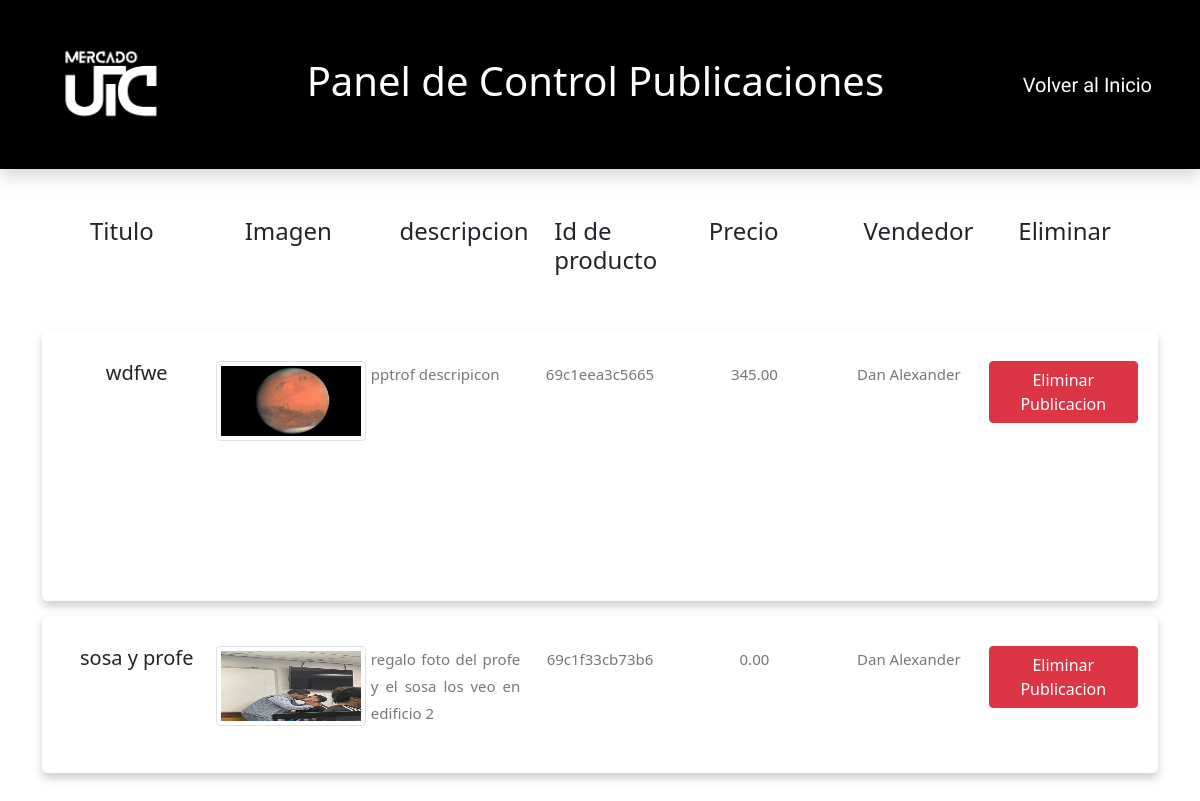
Page /panel-publicaciones.php (signed in) on the committed database.
### tables this page shows
CREATE TABLE `productos` (
  `idproducto` varchar(50) NOT NULL,
  `idvendedor` int(11) NOT NULL,
  `vendedor` varchar(100) NOT NULL,
  `titulo` varchar(150) NOT NULL,
  `precio` decimal(10,2) NOT NULL,
  `descripcion` text NOT NULL,
  `fotos` text NOT NULL,
  `fecha` timestamp NOT NULL DEFAULT current_timestamp()
);

### panel-publicaciones.php (the view, shortened to what this page needs)
<?php
require_once 'db-conexion.php';
?>
<!DOCTYPE html>
<html lang="en">
<head>
    <link rel="stylesheet" href="estilos.css">
    <link href="https://cdn.jsdelivr.net/npm/bootstrap@5.0.2/dist/css/bootstrap.min.css" rel="stylesheet">
</head>
<body>
    <nav class="shadow p-5 mb-4">
        <div class="d-flex justify-content-between align-items-center">
            <img src="imagenes/logo3.png" alt="Mercado UTC">
            <h1 class="nombre text-white">Panel de Control Publicaciones</h1>
            <div class="d-flex gap-5">
                <a href="vista-admin.php">Volver al Inicio</a>
            </div>
        </div>
    </nav>
    <div class="container">
        <div class="Headers my-5 ms-5">
            <h4>Titulo</h4>
            <h4>Imagen</h4>
            <h4>descripcion</h4>
            <h4>Id de producto</h4>
            <h4>Precio</h4>
            <h4>Vendedor</h4>
            <h4>Eliminar</h4>
        </div>
    </div>
    <?php
    $query = $cnnPDO->prepare('SELECT * FROM productos');
    $query->execute();
    echo '<div class="container">';
    echo '<div class="box-container">';
    while ($campo = $query->fetch()) {
        $fotos = unserialize($campo['fotos']);
    ?>
        <div class="box">
            <h5><?php echo $campo["titulo"]; ?></h5>
            <img src='imagenes/<?php echo "$fotos[0]"; ?>' alt="<?php echo $titulo; ?>" class='img-thumbnail' width='200'>
            <p class="description"><?php echo $campo["descripcion"]; ?> </p>
            <p><?php echo $campo["idproducto"]; ?></p>
            <P><?php echo $campo["precio"]; ?></P>
            <p><?php echo $campo["vendedor"]; ?></p>
            <form method="post">
                <button type="submit" name="eliminar" class="btn btn-danger">Eliminar Publicacion</button>
            </form>
        </div>
    <?php
    }
    ?>
    <br><br><br>
</body>
</html>

### estilos.css (style rules this page uses)
body { box-sizing: border-box; overflow-x: hidden; }
nav { background-color: black; }
nav a { text-decoration: none; color: white; font-family: 'Kalam', cursive; font-size: 20px; }
nav img { width: 10vw; transition: 0.5s; }

### panel-publicaciones.php (style rules this page uses)
.container .box-container { display: grid; grid-template-rows: repeat(auto-fit, minmax(270px, 1fr)); gap: 15px; }
.Headers { display: grid; grid-template-columns: repeat(auto-fit, minmax(100px, 1fr)); gap: 15px; }
.container .box-container .box { box-shadow: 0 5px 10px rgba(0, 0, 0, .2); border-radius: 5px; background: #fff; text-align: center; padding: 30px 20px; transition: 0.5s; }
.container .box-container .box img { height: 80px; }
.container .box-container .box p { color: #777; font-size: 15px; line-height: 1.8; }
.box { display: grid; grid-template-columns: repeat(auto-fit, minmax(100px, 1fr)); gap: 5px; align-items: space-evenly; }
h1 { text-align: center; }
.description { text-align: justify; }

### rows in the picture
productos: titulo "wdfwe", shows a picture, descripcion "pptrof descripicon", idproducto "69c1eea3c5665", precio "345.00", vendedor "Dan Alexander"
productos: titulo "sosa y profe", shows a picture, descripcion "regalo foto del profe y el sosa los veo en edificio 2", idproducto "69c1f33cb73b6", precio "0.00", vendedor "Dan Alexander"
